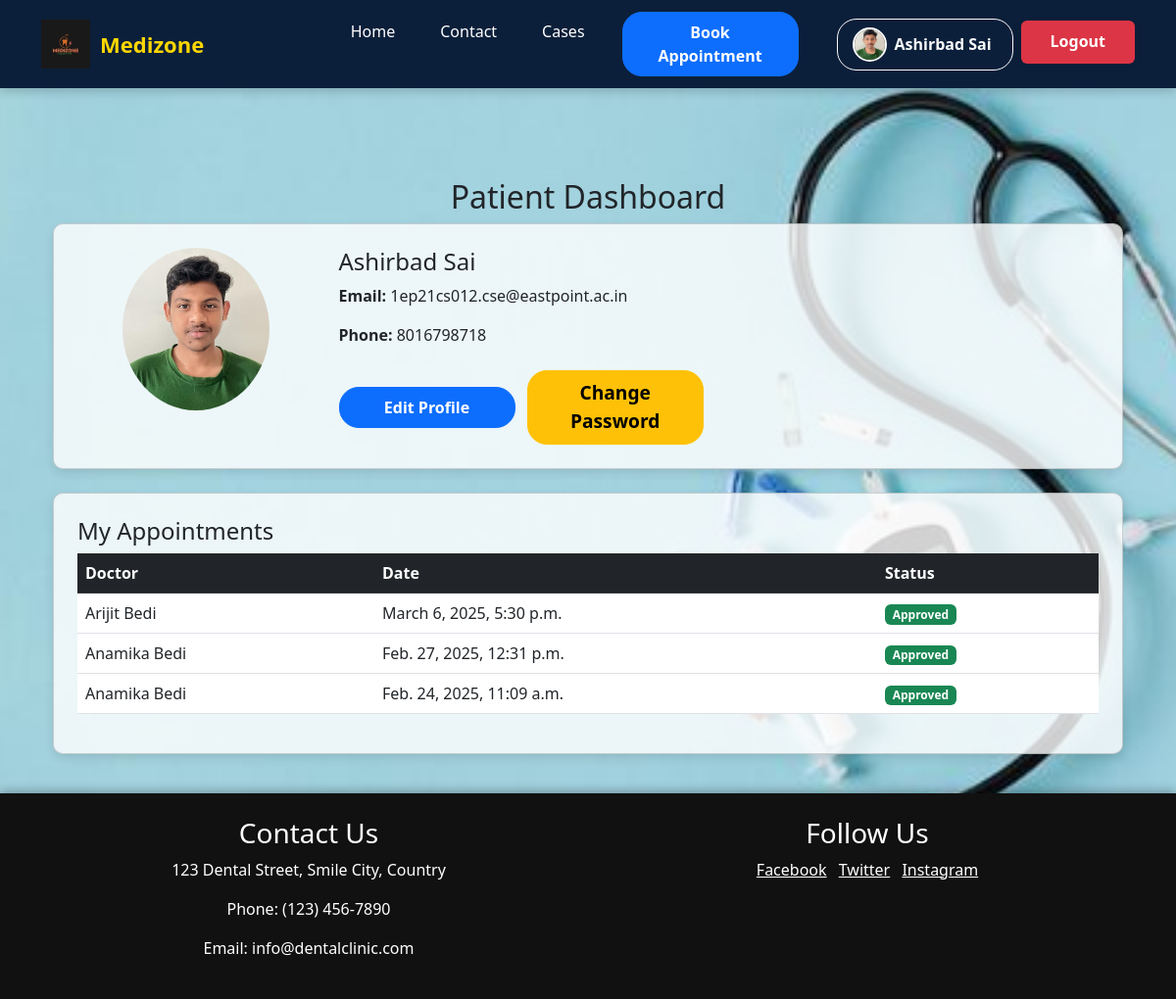
The app's page /patient_dashboard/ (signed in) with its own data.
### main/models.py (models this page shows, shortened)
class Patient(models.Model):
    user = models.OneToOneField(User, on_delete=models.CASCADE)
    full_name = models.CharField(max_length=255, default='Unknown')
    phone = models.CharField(max_length=15)
    address = models.TextField(blank=True, null=True)
    date_of_birth = models.DateField(blank=True, null=True)
    GENDER_CHOICES = [
        ('M', 'Male'),
        ('F', 'Female'),
        ('O', 'Other'),
    ]
    gender = models.CharField(max_length=1, choices=GENDER_CHOICES, blank=True, null=True)
    profile_image = models.ImageField(upload_to='patient_images/', blank=True, null=True)

class Appointment(models.Model):
    patient = models.ForeignKey(Patient, on_delete=models.CASCADE)
    doctor = models.ForeignKey(Doctor, on_delete=models.CASCADE)
    date = models.DateTimeField()
    status = models.CharField(
        max_length=20,
        choices=[('Pending', 'Pending'), ('Approved', 'Approved')],
        default='Pending'
    )

class Doctor(models.Model):
    user = models.OneToOneField(User, on_delete=models.CASCADE)
    name = models.CharField(max_length=100)  # Doctor's full name
    specialization = models.CharField(max_length=100)
    contact = models.CharField(max_length=15)  # Phone number
    image = models.ImageField(upload_to='doctor_images/', blank=True, null=True)  # Profile image

### main/views.py (the view)
# urls.py: path('patient_dashboard/', views.patient_dashboard, name='patient_dashboard'),
@login_required
@patient_required
def patient_dashboard(request):
    patient = request.user.patient
    appointments = Appointment.objects.filter(patient=patient).select_related('doctor').order_by('-date')
    password_form = PasswordChangeForm(request.user)
    return render(request, 'patient_dashboard.html', {
        'patient': patient,
        'appointments': appointments,
        'password_form': password_form
    })

### main/templates/patient_dashboard.html (shortened to what this page needs)
{% extends 'base.html' %}
{% load static %}
{% block content %}
<div class="container mt-5">
  <h2 class="text-center">Patient Dashboard</h2>
  <div class="card p-4">
    <div class="row">
      <div class="col-md-3 text-center">
        {% if patient.profile_image %}
          <img src="{{ patient.profile_image.url }}" alt="Profile Image" class="img-fluid rounded-circle" width="150">
        {% else %}
          <img src="{% static 'main/images/default_profile.png' %}" alt="Default Image" class="img-fluid rounded-circle" width="150">
        {% endif %}
      </div>
      <div class="col-md-9">
        <h4>{{ patient.full_name }}</h4>
        <p><strong>Email:</strong> {{ request.user.email }}</p>
        <p><strong>Phone:</strong> {{ patient.phone }}</p>
        <button class="btn btn-primary mt-2 me-2 btn-custom" id="edit-profile-btn">Edit Profile</button>
        <button class="btn btn-warning mt-2 btn-custom" id="change-password-btn">Change Password</button>
      </div>
    </div>
  </div>
  <div class="card p-4 mt-4">
    <h4>My Appointments</h4>
    <table class="table table-hover">
      <thead class="table-dark">
        <tr>
          <th>Doctor</th>
          <th>Date</th>
          <th>Status</th>
        </tr>
      </thead>
      <tbody>
        {% for appointment in appointments %}
          <tr>
            <td>{{ appointment.doctor.name }}</td>
            <td>{{ appointment.date }}</td>
            <td>
              {% if appointment.status == 'Pending' %}
                <span class="badge bg-warning text-dark">Pending</span>
              {% else %}
                <span class="badge bg-success">Approved</span>
              {% endif %}
            </td>
          </tr>
        {% empty %}
          <tr>
            <td colspan="3" class="text-center">No Appointments Found</td>
          </tr>
        {% endfor %}
      </tbody>
    </table>
  </div>
</div>
{% endblock %}

### main/templates/base.html (shortened to what this page needs)
{% load static %}
<!DOCTYPE html>
<html lang="en">
<head>
  <link rel="stylesheet" href="https://cdn.jsdelivr.net/npm/bootstrap@5.3.0/dist/css/bootstrap.min.css">
  <link rel="stylesheet" href="{% static 'style.css' %}">
</head>
<body>
  <header>
    <nav class="navbar navbar-expand-lg navbar-dark">
      <div class="container">
        <a class="navbar-brand d-flex align-items-center" href="/">
          <img src="{% static 'images/medizone_logo.jpg' %}" alt="Medizone Logo">
          <span>Medizone</span>
        </a>
        <div class="collapse navbar-collapse" id="navbarNav">
          <ul class="navbar-nav ms-auto">
            <li class="nav-item"><a class="nav-link" href="/">Home</a></li>
            <li class="nav-item"><a class="nav-link" href="/contact">Contact</a></li>
            <li class="nav-item"><a class="nav-link" href="/services">Cases</a></li>
            <li><a href="/appointment_info" class="btn btn-primary btn-custom me-2">Book Appointment</a></li>
          </ul>
          <div class="d-flex ms-lg-3 align-items-center">
            {% if user.is_authenticated %}
              {% if user.patient %}
                <a href="/patient_dashboard" class="btn btn-outline-light btn-custom me-2 d-flex align-items-center">
                  <img src="{{ user.patient.profile_image.url }}" alt="Profile Picture" class="profile-img">
                  <span>{{ user.patient.full_name }}</span>
                </a>
              {% elif user.doctor %}
                <a href="/doctor_dashboard" class="btn btn-outline-light btn-custom me-2 d-flex align-items-center">
                  <img src="{{ user.doctor.profile_picture.url }}" alt="Profile Picture" class="profile-img">
                  <span>{{ user.doctor.name }}</span>
                </a>
              {% else %}
                <a href="/profile" class="btn btn-outline-light btn-custom me-2 d-flex align-items-center">
                  <img src="{% static 'images/default_profile.png' %}" alt="Profile Picture" class="profile-img">
                  <span>{{ user.username }}</span>
                </a>
              {% endif %}
              <form method="post" action="/logout/" class="d-inline" style="display: inline; background: none; border: none; padding: 0; margin: 0;">
                <button type="submit" class="btn logout-btn">Logout</button>
              </form>
            {% else %}
              <a href="/login" class="btn btn-success btn-custom me-2">Patient Login</a>
              <a href="/doctor_login" class="btn btn-warning btn-custom">Doctor Login</a>
            {% endif %}
          </div>
        </div>
      </div>
    </nav>
  </header>
  <main class="container my-4">
    {% block content %}{% endblock %}
  </main>
  <footer class="py-4">
    <div class="container text-center">
      <div class="row">
        <div class="col-md-6">
          <h3>Contact Us</h3>
          <p>123 Dental Street, Smile City, Country</p>
          <p>Phone: (123) 456-7890</p>
          <p>Email: info@dentalclinic.com</p>
        </div>
        <div class="col-md-6">
          <h3>Follow Us</h3>
          <a href="#" class="text-white me-2">Facebook</a>
          <a href="#" class="text-white me-2">Twitter</a>
          <a href="#" class="text-white">Instagram</a>
        </div>
      </div>
    </div>
  </footer>
</body>
</html>

### main/static/style.css (style rules this page uses)
body { font-family: Arial, sans-serif; background-color: #f4f4f4; margin: 0; padding: 0; }
header { background: #004d99; padding: 15px 0; text-align: center; }
nav ul { list-style: none; padding: 0; margin: 0; }
nav ul li { display: inline; margin: 0 15px; }
nav ul li a { color: white; text-decoration: none; font-weight: bold; }
form { background: white; padding: 20px; max-width: 400px; margin: 40px auto; border-radius: 8px; box-shadow: 0px 0px 10px rgba(0, 0, 0, 0.1); }
form button { background: #004d99; color: white; padding: 10px 15px; border: none; border-radius: 5px; cursor: pointer; margin-top: 15px; width: 100%; font-size: 16px; }
footer { background: linear-gradient(135deg, #1a2a6c, #b21f1f, #fdbb2d); color: #fff; padding: 10px 0; box-shadow: 0 -2px 10px rgba(0,0,0,0.3); margin-top: 40px; }
body { font-family: 'Poppins', sans-serif; }
.btn-warning { font-size: 1.2rem; padding: 12px 24px; border-radius: 30px; transition: all 0.3s ease-in-out; }
.card { border-radius: 15px; transition: transform 0.3s ease, box-shadow 0.3s ease; }

### main/templates/base.html (style rules this page uses)
.navbar { background: #0B1F3A; padding: 12px 0; position: fixed; top: 0; width: 100%; z-index: 1000; box-shadow: 0px 3px 10px rgba(0, 0, 0, 0.2); }
.navbar-brand img { height: 50px; width: auto; margin-right: 10px; }
.navbar-brand span { font-size: 22px; font-weight: bold; color: #FFD700; }
.navbar-nav .nav-link { color: #FFFFFF !important; font-weight: 500; padding: 8px 15px; transition: all 0.3s ease-in-out; }
.btn-custom { border-radius: 20px; font-weight: bold; padding: 8px 15px; transition: all 0.3s ease-in-out; }
.profile-img { width: 35px; height: 35px; border-radius: 50%; object-fit: cover; border: 2px solid #fff; margin-right: 8px; }
main { padding-top: 80px; }
footer { background: #111; color: white; padding: 20px; }
.logout-btn { background-color: #dc3545 !important; color: #fff !important; border: none; padding: 12px 30px !important; font-weight: bold; font-size: 1rem; transition: all 0.3s ease-in-out; line-height: 1.2; margin-top: -4px; }

### records on screen
Patient: profile_image (picture), full_name "Ashirbad Sai", phone "8016798718"
Appointment: doctor.name "Arijit Bedi", date "March 6, 2025, 5:30 p.m.", status "Approved"
Appointment: doctor.name "Anamika Bedi", date "Feb. 27, 2025, 12:31 p.m.", status "Approved"
Appointment: doctor.name "Anamika Bedi", date "Feb. 24, 2025, 11:09 a.m.", status "Approved"

### other values on screen
{{ user.patient.full_name }} "Ashirbad Sai"
{{ request.user.email }} "1ep21cs012.cse@eastpoint.ac.in"
